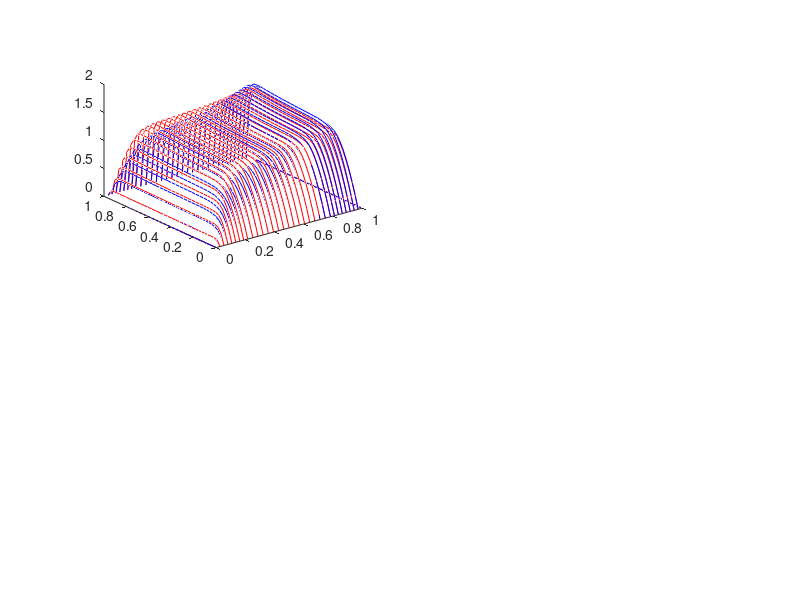
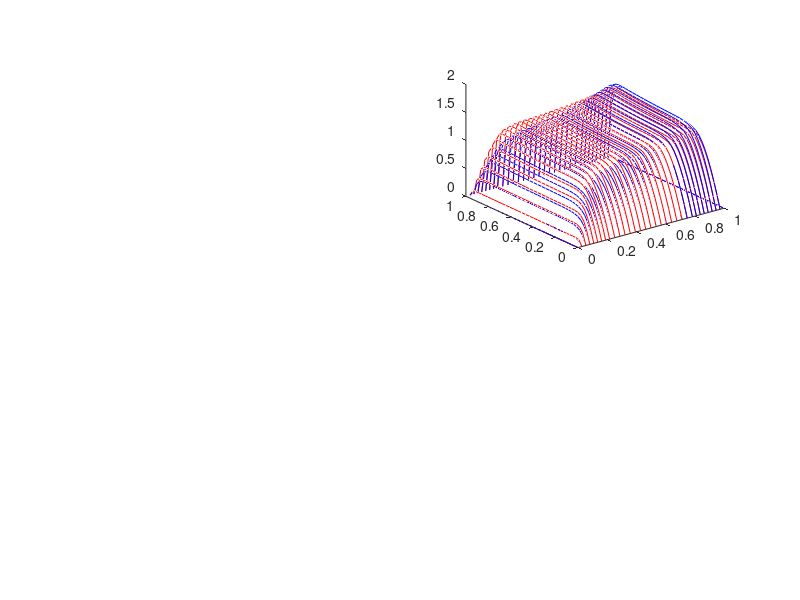
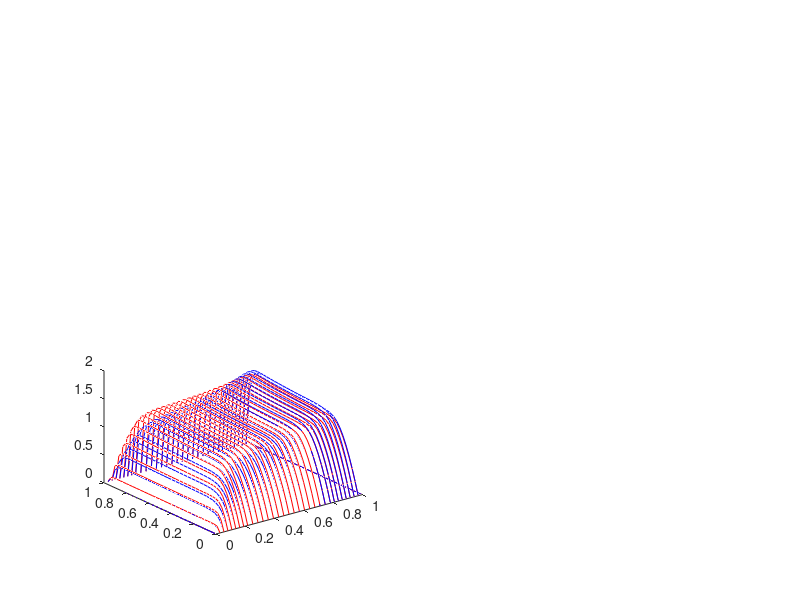

MATLAB code to generate these figures, in order:
 clc
  clear all
  format short e 

  e1=2^(-10);
   e2=2^(-8);
 % bt1=1;
 % bt2=1;
  
 % c1=1;
% c2=exp(-1/sqrt(e))-1;

for l1=1:1
    Nx=32*2^(l1-1);
    Ny=32*2^(l1-1);
    Nt=8*2^(l1-1);
  sigx1=min(1/8,1*sqrt(e1)*log(Nx));
  sigx2=min(1/4,1*sqrt(e2)*log(Nx));
  sigy1=min(1/8,1*sqrt(e1)*log(Ny));
  sigy2=min(1/4,1*sqrt(e2)*log(Ny));

%   for l2=1:2
%       Nx=Nx1*2^(l2-1);
%       Ny=Ny1*2^(l2-1);
%       Nt=Nt1*2^(l2-1);
  
 x=zeros(Nx+1,1);
 y=zeros(Ny+1,1);
 t=zeros(Nt+1,1);
 t1=zeros((2*Nt)+1,1);
 hy=zeros(Ny,1);
 hx=zeros(Nx,1);
 u1=zeros(Nx+1,Ny+1,Nt+1);
 u2=zeros(Nx+1,Ny+1,Nt+1);
 u1_temp=zeros(Nx+1,Ny+1,(2*Nt)+1);
 u2_temp=zeros(Nx+1,Ny+1,(2*Nt)+1);
 b11=zeros(Nx-1,1);
 b12=zeros(Nx-1,1);
 b21=zeros(Nx-1,1);
 b22=zeros(Nx-1,1);
 d11=zeros(Nx-1,1);
 d12=zeros(Nx-1,1);
 d21=zeros(Nx-1,1);
 d22=zeros(Nx-1,1);
 A1=zeros(Nx-1,Nx-1);
 B1=zeros(Nx-1,Nx-1);
 C1=zeros(Nx-1,Nx-1);
 D1=zeros(Nx-1,Nx-1);
 A2=zeros(Ny-1,Ny-1);
 B2=zeros(Ny-1,Ny-1);
 C2=zeros(Ny-1,Ny-1);
 D2=zeros(Ny-1,Ny-1);
 M1=zeros(2*Nx-2,2*Nx-2);
 M2=zeros(2*Ny-2,2*Ny-2);
 P1=zeros(2*Nx-2,1);
 P2=zeros(2*Ny-2,1);
 
 
  %%%%%%%%%%%%%%%%%mesh construction%%%%%%%%%%%%
for k=1:Nt+1
    t(k)=((k-1))/Nt;
end
  ht=1/(Nt);
  ht1=ht/2;
  for k=1:(2*Nt)+1 
      t1(k)=(k-1)/(2*Nt); % mesh t1 and t1/2
  end
%%%%%%%%%%%%%%%%%%%%%% x direction %%%%%%%%
for i=1:(Nx/8)
    hx(i)=8*sigx1/Nx;
end

for i=Nx/8+1:(Nx/4)
    hx(i)=8*(sigx2-sigx1)/Nx;
end


for i=(Nx/4)+1:3*Nx/4
    hx(i)=2*(1-2*sigx2)/Nx;
end

for i=3*Nx/4+1:(7*Nx/8)
    hx(i)=8*(sigx2-sigx1)/Nx;
end

for i=7*Nx/8+1:(Nx)
    hx(i)=8*sigx1/Nx;
end

x(1)=0;
for i=1:Nx-1
     x(i+1)=x(i)+hx(i);
     
 end
x(Nx+1)=1;
%%%%%%%%%%%%%%%%%%%%%% y direction %%%%%%%%

for j=1:(Ny/8)
    hy(j)=8*sigy1/Ny;
end

for j=Ny/8+1:(Ny/4)
    hy(j)=8*(sigy2-sigy1)/Ny;
end


for j=(Ny/4)+1:3*Ny/4
    hy(j)=2*(1-2*sigy2)/Ny;
end

for j=3*Ny/4+1:(7*Ny/8)
    hy(j)=8*(sigy2-sigy1)/Ny;
end

for j=7*Ny/8+1:(Ny)
    hy(j)=8*sigy1/Ny;
end

y(1)=0;
for j=1:Ny-1
     y(j+1)=y(j)+hy(j);
end
 y(Ny+1)=1;
%%%%%%%%%%%%%%%%%%%%%%%%


%%%%%%%%%%%%%%%%%%%%%intial conditions and boundary conditon for both steps
%%%%%%%%%%%%%%%%%%%%%

for i=1:Nx+1
    for j=1:Ny+1
        
        u1(i,j,1)=0;              %%%%%%%%%%%%%%%% %u1(x,y,0)=0
        u2(i,j,1)=0;              %%%%%%%%%%%%%%%% %u2(x,y,0)=0
        u1_temp(i,j,1)=0;         %%%%%%%%%%%%%%%% %u1(x,y,0)=0
        u2_temp(i,j,1)=0;        %%%%%%%%%%%%%%%% %u2(x,y,t)=0
        

    end
end

for j=1:Ny+1
    for k=1:Nt+1

           u1(1,j,k)=0;          %%%%%%%%%%%%%%%% %u1(0,y,t)=0
           u2(1,j,k)=0;           %%%%%%%%%%%%%%%% %u2(0,y,t)=0
           u1(Nx+1,j,k)=0;        %%%%%%%%%%%%%%%% %u2(1,y,t)=0
           u2(Nx+1,j,k)=0;        %%%%%%%%%%%%%%%% %u2(1,y,t)=0
    end
end

for i=1:Nx+1
    for k=1:Nt+1

         u1(i,1,k)=0;           %%%%%%%%%%%%%%%% %u1(x,0,t)=0
         u2(i,1,k)=0;           %%%%%%%%%%%%%%%% %u2(x,0,t)=0
         u1(i,Ny+1,k)=0;        %%%%%%%%%%%%%%%% %u1(x,1,t)=0
         u2(i,Ny+1,k)=0;        %%%%%%%%%%%%%%%% %u2(x,1,t)=0
    end
end

%%%%%%%%%%%%%%%%%%%%%%%%%%%%%%%%%%%%%%%%%%%
for j=1:Ny+1
    for k=1:(2*Nt)+1
           u1_temp(1,j,k)=0;
           u2_temp(1,j,k)=0;
           u1_temp(Nx+1,j,k)=0;
           u2_temp(Nx+1,j,k)=0;
    end
    
end

for i=1:Nx+1
    for k=1:(2*Nt)+1

           u1_temp(i,1,k)=0;
           u2_temp(i,1,k)=0;
           u1_temp(i,Ny+1,k)=0;
           u2_temp(i,Ny+1,k)=0;
    end
end
%%%%%%%%%%%%%%%%%% matrix construction %%%%%%%%%%%%%%%%%%%%


it=0;

for k=2:(Nt)+1

it;

    for j=1:Ny-1
        
      for i=2:Nx-2

        A1(i,i-1)=-2*e1*ht/((hx(i)+hx(i+1))*hx(i));
        A1(i,i)=1+(2*e1*ht)/(hx(i)*hx(i+1))+ht; % b11=b11/2+b11/2 as defined for fractional step
       % A1(i,i)=1+(2*e1*ht)/(hx(i)*hx(i+1))+ht*(2+t(k)*x(i)*y(j))/2;  % b11=b11/2+b11/2 as defined for fractional step
        A1(i,i+1)=-(2*e1*ht)/((hx(i)+hx(i+1))*hx(i+1));
       
     end
     i=1;
        A1(i,i)=1+(2*e1*ht)/(hx(i)*hx(i+1))+ht; 
        %A1(i,i)=1+(2*e1*ht)/(hx(i)*hx(i+1))+ht*(2+t(k)*x(i)*y(j))/2;
        A1(i,i+1)=-(2*e1*ht)/((hx(i)+hx(i+1))*hx(i+1));

     i=Nx-1; 
         A1(i,i-1)=-2*e1*ht/((hx(i)+hx(i+1))*hx(i));
          A1(i,i)=1+(2*e1*ht)/(hx(i)*hx(i+1))+ht; 
         % A1(i,i)=1+(2*e1*ht)/(hx(i)*hx(i+1))+ht*(2+t(k)*x(i)*y(j))/2;
  %%%%%%%%%%%%%%%%%%%%%%   for second component equation %%%%%%%%%%%%%%%%%
    for i=2:Nx-2

        D1(i,i-1)=-(2*e2*ht)/((hx(i)+hx(i+1))*hx(i));
        D1(i,i)=1+(2*e2*ht)/(hx(i)*hx(i+1))+ht;  % b22=b22/2+b22/2 as defined for fractional step
        %D1(i,i)=1+(2*e1*ht)/(hx(i)*hx(i+1))+ht*(1+t(k)*x(i)*y(j))/2;
        D1(i,i+1)=-(2*e2*ht)/((hx(i)+hx(i+1))*hx(i+1));
       
     end
     i=1;
        D1(i,i)=1+(2*e2*ht)/(hx(i)*hx(i+1))+ht;  
       %D1(i,i)=1+(2*e1*ht)/(hx(i)*hx(i+1))+ht*(1+t(k)*x(i)*y(j))/2;
        D1(i,i+1)=-(2*e2*ht)/((hx(i)+hx(i+1))*hx(i+1));

     i=Nx-1; 
          D1(i,i-1)=-(2*e2*ht)/((hx(i)+hx(i+1))*hx(i));
        D1(i,i)=1+(2*e2*ht)/(hx(i)*hx(i+1))+ht;
        %D1(i,i)=1+(2*e1*ht)/(hx(i)*hx(i+1))+ht*(1+t(k)*x(i)*y(j))/2;
%%%%%%%%%%%%%%%%%%for second component in first equation %%%%%%%%%%%%%%%%%%%%
  for i=2:Nx-2
     B1(i,i-1)=0;
     B1(i,i)=-ht;%a12=b12/2+b12/2 as defined for fractional step
     B1(i,i+1)=0;
 end
 i=1;
     B1(i,i)=-ht;
     B1(i,i+1)=0;
     
 i=Nx-1;   
     B1(i,i-1)=0;
     B1(i,i)=-ht;
%%%%%%%%%%%%%%%%%%for first component in second equation %%%%%%%%%%%%%%%%%%%%
 for i=2:Nx-2
     C1(i,i-1)=0;
     C1(i,i)=-ht/2;%b21=b21/2+a21/2 as defined for fractional step
     %C1(i,i)=-ht*(t(k)*x(i)*y(j))/2;
     C1(i,i+1)=0;
 end
 i=1;
     C1(i,i)=-ht/2;
     % C1(i,i)=-ht*(t(k)*x(i)*y(j))/2;
     C1(i,i+1)=0;
     
 i=Nx-1;   
     C1(i,i-1)=0;
     C1(i,i)=-ht/2;
    % C1(i,i)=-ht*(t(k)*x(i)*y(j))/2;
     
      M1=[A1,B1;C1,D1];
%%%%%%%%%%%%%%%%%%%%%%%%%%%%%%left hand side%%%%%%%%%%%%%%%%%%%%%%%%%%%%
%     for i=2:Nx-2
%            
%          b11(i)=ht*(exp(-t(k))*x(i)*(1-x(i))*y(j)*(1-y(j)))+u1(i+1,j,k-1);
%          b12(i)=ht*(exp(-t(k))*x(i)*(1-x(i)^2)*y(j)*(1-y(j)^2))+u2(i+1,j,k-1);
%     end
% 
%     
%          b11(1)=ht*(exp(-t(k))*x(1)*(1-x(1))*y(j)*(1-y(j)))+u1(2,j,k-1);
%          b12(1)=ht*(exp(-t(k))*x(1)*(1-x(1)^2)*y(j)*(1-y(j)^2))+u2(2,j,k-1);
%         
%          b11(Nx-1)=ht*(exp(-t(k))*x(Nx-1)*(1-x(Nx-1))*y(j)*(1-y(j)))+u1(Nx,j,k-1);
%          b12(Nx-1)=ht*(exp(-t(k))*x(Nx-1)*(1-x(Nx-1)^2)*y(j)*(1-y(j)^2))+u2(Nx,j,k-1);
   
    for i=2:Nx-2
           
         b11(i)=ht*1+u1(i+1,j,k-1);
         b12(i)=ht*1+u2(i+1,j,k-1);
    end

    
         b11(1)=ht*1+u1(2,j,k-1);
         b12(1)=ht*1+u2(2,j,k-1);
        
         b11(Nx-1)=ht*1+u1(Nx,j,k-1);
         b12(Nx-1)=ht*1+u2(Nx,j,k-1);

         b1=[b11;b12];
       
          
         P1=M1\b1;

       for i=2:Nx
           u1_temp(i,j+1,2*(k-1))=P1(i-1); %storing the value of P1(each time level) in column in u1.
      end
    
      for i=Nx+1:2*Nx-1
          u2_temp(i+1-Nx,j+1,2*(k-1))=P1(i-1);     
      end
         
         
     end
%%%%%%%%%%%%%%%%%%%%%%%%%%%%%%%%%%%%%%%%%%%%%%%%%%%%%%%%%%%%%%%%     
    for i=1:Nx-1
      for j=2:Ny-2

        A2(j,j-1)=-(2*e1*ht)/((hy(j)+hy(j+1))*hy(j));
        A2(j,j)=1+(2*e1*ht)/(hy(j)*hy(j+1))+ht;   % b11=b11/2+a11/2 as defined for fractional step
       %A2(j,j)=1+(2*e1*ht)/(hy(j)*hy(j+1))+ht*(2+t(k)*x(i)*y(j)^2);
       A2(j,j+1)=-(2*e1*ht)/((hy(j)+hy(j+1))*hy(j+1));
       
     end
     j=1;
         A2(j,j)=1+(2*e1*ht)/(hy(j)*hy(j+1))+ht; 
        % A2(j,j)=1+(2*e1*ht)/(hy(j)*hy(j+1))+ht*(2+t(k)*x(i)*y(j)^2);
         A2(j,j+1)=-(2*e1*ht)/((hy(j)+hy(j+1))*hy(j+1));
        
     j=Ny-1; 
        A2(j,j-1)=-(2*e1*ht)/((hy(j)+hy(j+1))*hy(j));
        A2(j,j)=1+(2*e1*ht)/(hy(j)*hy(j+1))+ht; 
        % A2(j,j)=1+(2*e1*ht)/(hy(j)*hy(j+1))+ht*(2+t(k)*x(i)*y(j)^2);
%%%%%%%%%%%%%%%%%%%%%%%%%%%for second component%%%%%%%%%%%%%%%%%%%%%%%%%%
 for j=2:Ny-2

        D2(j,j-1)=-(2*e2*ht)/((hy(j)+hy(j+1))*hy(j));
        D2(j,j)=1+(2*e2*ht)/(hy(j)*hy(j+1))+ht;  % b22=b22/2+b22/2 as defined for fractional step
       %D2(j,j)=1+(2*e1*ht)/(hy(j)*hy(j+1))+ht*(1+t(k)*x(i)*y(j)^2);
       D2(j,j+1)=-(2*e2*ht)/((hy(j)+hy(j+1))*hy(j+1));
       
 end
     j=1;
        D2(j,j)=1+(2*e2*ht)/(hy(j)*hy(j+1))+ht; 
        %D2(j,j)=1+(2*e1*ht)/(hy(j)*hy(j+1))+ht*(1+t(k)*x(i)*y(j)^2);
       D2(j,j+1)=-(2*e2*ht)/((hy(j)+hy(j+1))*hy(j+1));
        
     j=Ny-1; 
         D2(j,j-1)=-(2*e2*ht)/((hy(j)+hy(j+1))*hy(j));
        D2(j,j)=1+(2*e2*ht)/(hy(j)*hy(j+1))+ht;
        %D2(j,j)=1+(2*e1*ht)/(hy(j)*hy(j+1))+ht*(1+t(k)*x(i)*y(j)^2); 
%%%%%%%%%%%%%%%%%%%%%%%%%%%%%%second component in first equation %%%%%%%%%%%%%%%%%%
 
 for j=2:Ny-2
     B2(j,j-1)=0;
     B2(j,j)=-ht*(t(k)*((x(i)^2)+y(j)^2)/2);%a12=a12/2+a12/2 as defined for fractional step
     %B2(j,j)=-ht*(1+t(k)*x(i)*y(j))/2;
     B2(j,j+1)=0;
     
 end
   j=1;
     B2(j,j)=-ht*(t(k)*((x(i)^2)+y(j)^2)/2);
    % B2(j,j)=-ht*(1+t(k)*x(i)*y(j))/2;
    B2(j,j+1)=0;
     
   j=Ny-1; 
     B2(j,j-1)=0;
     B2(j,j)=-ht*(t(k)*((x(i)^2)+y(j)^2)/2);
     % B2(j,j)=-ht*(1+t(k)*x(i)*y(j))/2;
 %%%%%%%%%%%%%%%%%%%%%%%%%%%%%%first component in  second equation %%%%%%%%%%%%%%%%%% 
  for j=2:Ny-2
     C2(j,j-1)=0;
     C2(j,j)=-ht*((4*t(k)*(x(i)^2)+(t(k)^2)*y(j)^2)/2);%a21=a21/2+a21/2 as defined for fractional step
     %C2(j,j)=-ht*(t(k)*x(i)*y(j))/2;
     C2(j,j+1)=0;
     
 end
   j=1;
     C2(j,j)=-ht*((4*t(k)*(x(i)^2)+(t(k)^2)*y(j)^2)/2);
   % C2(j,j)=-ht*(t(k)*x(i)*y(j))/2;
     C2(j,j+1)=0;
     
   j=Ny-1; 
     C2(j,j-1)=0;
     C2(j,j)=-ht*((4*t(k)*(x(i)^2)+(t(k)^2)*y(j)^2)/2);
     % C2(j,j)=-ht*(t(k)*x(i)*y(j))/2;
      
      
    M2=[A2,B2;C2,D2];  
%%%%%%%%%%%%%%%%%%%%%%%left hand side %%%%%%%%%%%%%%%%%%%%%%%%     
     
%     for j=2:Ny-2
%            
%          b21(j)=ht*((x(i)^2)*(1-x(i))*(y(j)^2)*(1-y(j))*exp(-t(k)))+u1_temp(i,j+1,2*(k-1));
%          b22(j)=ht*(x(i)*(1-x(i))*y(j)*(1-y(j))*exp(-t(k)))+u2_temp(i,j+1,2*(k-1));
%     end
% 
%          b21(1)=ht*((x(i)^2)*(1-x(i))*(y(1)^2)*(1-y(1))*exp(-t(k)))+u1_temp(i,2,2*(k-1));
%          b22(1)=ht*(x(i)*(1-x(i))*y(1)*(1-y(1))*exp(-t(k)))+u2_temp(i,2,2*(k-1));
%          
%          b21(Ny-1)=ht*((x(i)^2)*(1-x(i))*(y(Ny-1)^2)*(1-y(Ny-1))*exp(-t(k)))+u1_temp(i,Ny,2*(k-1));
%          b22(Ny-1)=ht*(x(i)*(1-x(i))*y(Ny-1)*(1-y(Ny-1))*exp(-t(k)))+u2_temp(i,Ny,2*(k-1));
   

    for j=2:Ny-2
           
         b21(j)=ht*1+u1_temp(i,j+1,2*(k-1));
         b22(j)=ht*1+u2_temp(i,j+1,2*(k-1));
    end

         b21(1)=ht*1+u1_temp(i,2,2*(k-1));
         b22(1)=ht*1+u2_temp(i,2,2*(k-1));
         
         b21(Ny-1)=ht*1+u1_temp(i,Ny,2*(k-1));
         b22(Ny-1)=ht*1+u2_temp(i,Ny,2*(k-1));
           b2=[b21;b22];
 
           P2=M2\b2;

          
         
      for j=2:Ny
           u1(i+1,j,k)=P2(j-1); %storing the value of P1(each time level) in column in u1.
      end
  
      for j=Ny+1:2*Ny-1
          u2(i+1,j+1-Ny,k)=P2(j-1);     
      end
    end
%      
  it=it+1; 
%%%%%%%%%%%%%%%%%%%%%%%%%%%%%%%%%%%%%%%%%%%%%%%%%%%%%%%%%%%%%%%% 
end
%      if(l2==1)
%          F1=u1;
%          F2=u2;
%      end
%     if(l2==2)
%          G1=u1;
%          G2=u2;
%      end



 
%  end
%     max_err1(l1)=max(max(max(abs(F1-G1(1:2:(2*Nx1)+1,1:2:(2*Ny1)+1,1:2:(2*Nt1)+1)))))
%     max_err2(l1)=max(max(max(abs(F2-G2(1:2:(2*Nx1)+1,1:2:(2*Ny1)+1,1:2:(2*Nt1)+1)))))
% 
%     if(l1>1)
%         cnv_rt1(l1-1)=log2(max_err1(l1-1)/max_err1(l1))
%         cnv_rt2(l1-1)=log2(max_err2(l1-1)/max_err2(l1))
%     end
end
% surf(x,y,u(:,:,Nt+1)')

% plot(x,u1(:,8,4)','r')
% hold on
% plot(x,u2(:,8,4)','b')
% hold off


% plot(x,u1(8,:,4)','r')
% hold on
% plot(x,u2(8,:,4)','b')
% hold off


% figure
% subplot(2,2,1)
% plot(x,u1(:,8,4)','r')
% hold on
% plot(x,u2(:,8,4)','b')
% hold off
% title('')
% 
% subplot(2,2,2)
% plot(x,u1(:,8,4)','r')
% hold on
% plot(x,u2(:,8,4)','b')
% hold off
% title('')
% 
% subplot(2,2,3)
% plot(x,u1(:,8,4)','r')
% hold on
% plot(x,u2(:,8,4)','b')
% hold off
% title('')
% 
%%%%%%%%%%%%%%%%%%%%%%%%%%%%%%%%%%%%%%%%%%%%%%%%Along x=y axis
%%%%%%%%%%%%%%%%%%%%%%%%%%%%%%%%%%%%%%%%%%%%%%%%plot%%%%%%%%%%%%%%%%%%%
figure
subplot(2,2,1)
plot3(x,x,u1(:,:,8)','r')
hold on
plot3(x,x,u2(:,:,8)','b')
hold off
title('')

figure
subplot(2,2,2)
plot3(x,x,u1(:,:,8)','r')
hold on
plot3(x,x,u2(:,:,8)','b')
hold off
title('')

figure
subplot(2,2,3)
plot3(x,x,u1(:,:,8)','r')
hold on
plot3(x,x,u2(:,:,8)','b')
hold off
title('')
